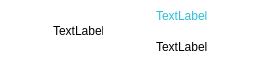
<?xml version="1.0" encoding="UTF-8"?>
<ui version="4.0">
 <class>WListWidgetItem</class>
 <widget class="QWidget" name="WListWidgetItem">
  <property name="geometry">
   <rect>
    <x>0</x>
    <y>0</y>
    <width>260</width>
    <height>62</height>
   </rect>
  </property>
  <property name="windowTitle">
   <string>Form</string>
  </property>
  <property name="styleSheet">
   <string notr="true">background-color: rgba(255, 255, 255, 255);
selection-background-color: rgba(7, 166, 223, 157);
selection-color: rgb(0, 153, 153);</string>
  </property>
  <widget class="QWidget" name="layoutWidget">
   <property name="geometry">
    <rect>
     <x>0</x>
     <y>0</y>
     <width>261</width>
     <height>62</height>
    </rect>
   </property>
   <layout class="QVBoxLayout" name="verticalLayout_2">
    <property name="spacing">
     <number>1</number>
    </property>
    <item>
     <layout class="QHBoxLayout" name="horizontalLayout">
      <property name="spacing">
       <number>0</number>
      </property>
      <property name="leftMargin">
       <number>0</number>
      </property>
      <property name="topMargin">
       <number>0</number>
      </property>
      <property name="rightMargin">
       <number>0</number>
      </property>
      <property name="bottomMargin">
       <number>0</number>
      </property>
      <item>
       <spacer name="horizontalSpacer">
        <property name="orientation">
         <enum>Qt::Horizontal</enum>
        </property>
        <property name="sizeHint" stdset="0">
         <size>
          <width>1</width>
          <height>20</height>
         </size>
        </property>
       </spacer>
      </item>
      <item>
       <widget class="QLabel" name="label_logo">
        <property name="sizePolicy">
         <sizepolicy hsizetype="Fixed" vsizetype="Fixed">
          <horstretch>0</horstretch>
          <verstretch>0</verstretch>
         </sizepolicy>
        </property>
        <property name="minimumSize">
         <size>
          <width>50</width>
          <height>50</height>
         </size>
        </property>
        <property name="maximumSize">
         <size>
          <width>50</width>
          <height>50</height>
         </size>
        </property>
        <property name="styleSheet">
         <string notr="true">border-radius:25px;
border-color: rgb(0, 0, 0);
background-color: rgba(255, 255, 255, 0);
</string>
        </property>
        <property name="frameShape">
         <enum>QFrame::NoFrame</enum>
        </property>
        <property name="frameShadow">
         <enum>QFrame::Plain</enum>
        </property>
        <property name="text">
         <string>TextLabel</string>
        </property>
       </widget>
      </item>
      <item>
       <spacer name="horizontalSpacer_2">
        <property name="orientation">
         <enum>Qt::Horizontal</enum>
        </property>
        <property name="sizeHint" stdset="0">
         <size>
          <width>10</width>
          <height>20</height>
         </size>
        </property>
       </spacer>
      </item>
      <item>
       <layout class="QVBoxLayout" name="verticalLayout">
        <property name="spacing">
         <number>1</number>
        </property>
        <property name="sizeConstraint">
         <enum>QLayout::SetMaximumSize</enum>
        </property>
        <item>
         <widget class="QLabel" name="label_hostname">
          <property name="styleSheet">
           <string notr="true">color: rgb(41, 191, 217);</string>
          </property>
          <property name="frameShape">
           <enum>QFrame::NoFrame</enum>
          </property>
          <property name="text">
           <string>TextLabel</string>
          </property>
         </widget>
        </item>
        <item>
         <widget class="QLabel" name="label_mac">
          <property name="autoFillBackground">
           <bool>false</bool>
          </property>
          <property name="styleSheet">
           <string notr="true"/>
          </property>
          <property name="frameShape">
           <enum>QFrame::NoFrame</enum>
          </property>
          <property name="text">
           <string>TextLabel</string>
          </property>
         </widget>
        </item>
       </layout>
      </item>
      <item>
       <spacer name="horizontalSpacer_3">
        <property name="orientation">
         <enum>Qt::Horizontal</enum>
        </property>
        <property name="sizeHint" stdset="0">
         <size>
          <width>5</width>
          <height>20</height>
         </size>
        </property>
       </spacer>
      </item>
     </layout>
    </item>
   </layout>
  </widget>
 </widget>
 <resources/>
 <connections/>
</ui>
